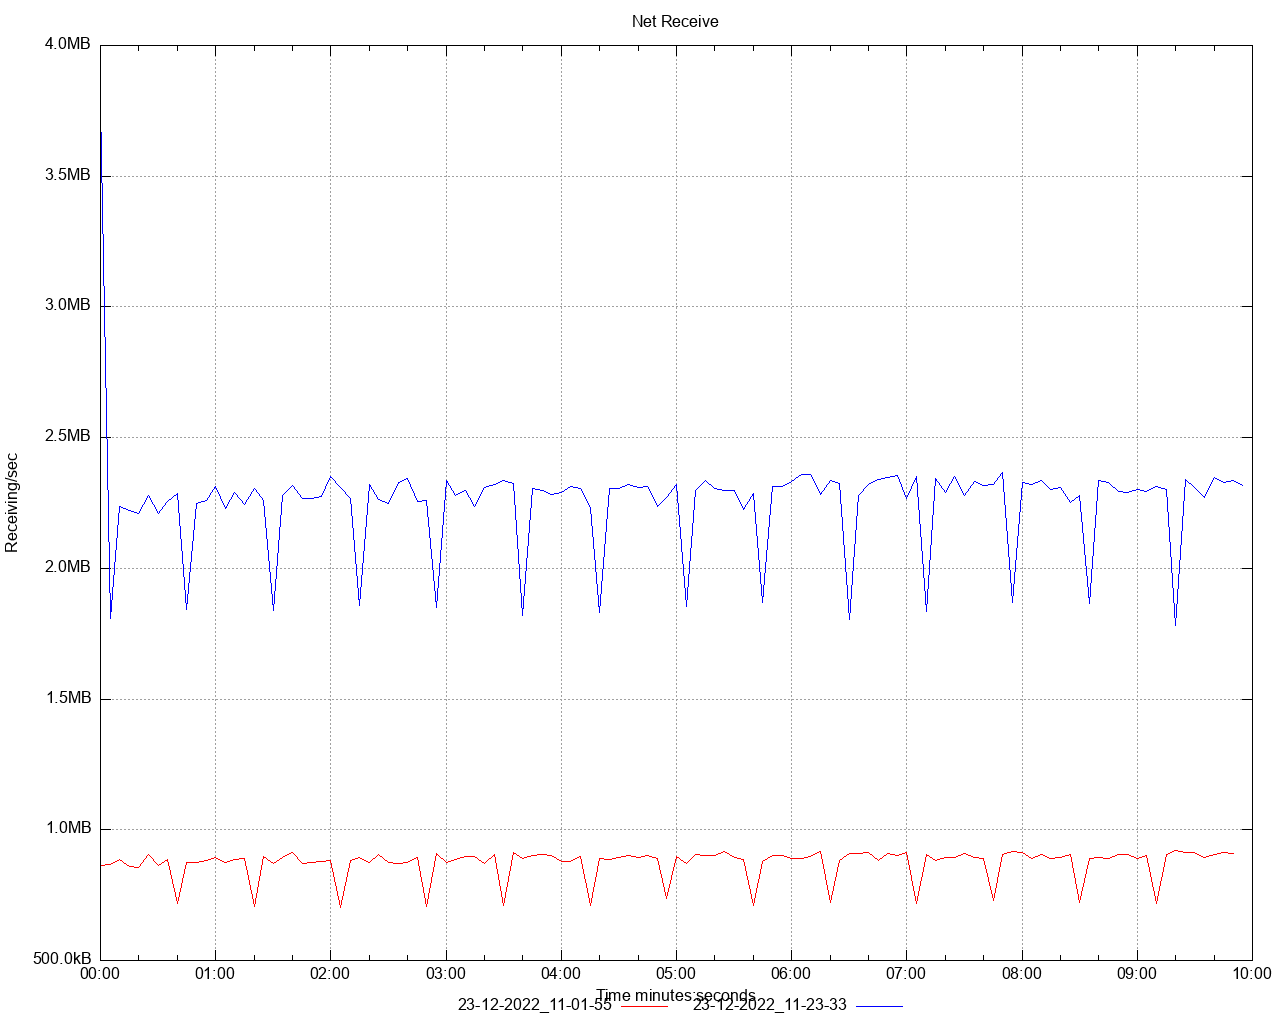

Write the gnuplot code that produced this figure.
set title 'Net Receive' noenhanced
set style data lines
set datafile separator ","
set terminal png size 1280,1024
set grid
set key below
set xdata time
set timefmt "%s"
offset = 0
t0(x)=(offset=($0==0) ? x : offset, x - offset)
set xlabel 'Time minutes:seconds'
set ylabel 'Receiving/sec'
set format y '%.1s%cB'
set output '/Users/ahmet.mircik/Workspace/python/hazelcast-simulator/offload-benchmarks/report/dstat/net_receive_A2.png'
plot \
   '/Users/ahmet.mircik/Workspace/python/hazelcast-simulator/offload-benchmarks/report/data/net_receive_A2_1.data' using (t0(timecolumn(1))):2 title "23-12-2022_11-01-55" noenhanced lt rgb "red", \
   '/Users/ahmet.mircik/Workspace/python/hazelcast-simulator/offload-benchmarks/report/data/net_receive_A2_2.data' using (t0(timecolumn(1))):2 title "23-12-2022_11-23-33" noenhanced lt rgb "blue", \
